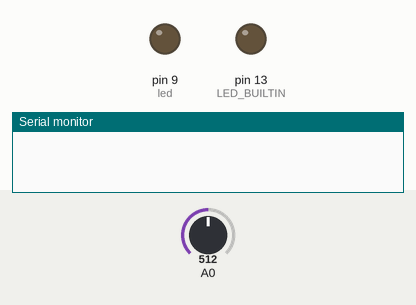
This sketch was run on a simulated Arduino Uno, built with avr-gcc and run on an emulated ATmega328P. Parts: output pins drawn as LEDs (lit = HIGH), the last lines printed to the serial monitor. The inputs (shaded band) are chosen by the test bench; at power-on: A0 = 512.

Above: at 0.1 s.
At 39.1 s:
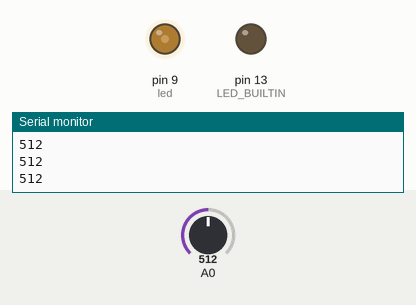
Timing chart, 0 to 40.0 s (numbered marks = the images above):
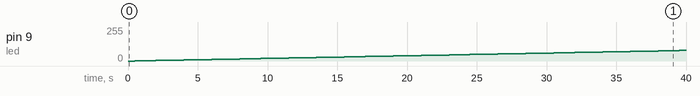

Measured:
- by itself, pin 9 (led): moves from 0/255 to 79/255 over 39.0 s

The sketch:

test_blink_serial.ino
```cpp
int led = 9 ;
int brightness = 0 ;
int fadeAmount = 1 ;

void setup() {
  // initialize digital pin LED_BUILTIN as an output.
  pinMode(LED_BUILTIN, OUTPUT);
  digitalWrite(LED_BUILTIN, LOW);
  Serial.begin(9600);
  pinMode(led, OUTPUT);
}

// the loop function runs over and over again forever
void loop() {
  analogWrite(led, brightness);
  brightness += fadeAmount;
  if (brightness >= 255 || brightness <= 0) {
    fadeAmount = -fadeAmount ;
  }
  delay(500);

  int sensorValue = analogRead(A0);
  Serial.println(sensorValue);

}
```
